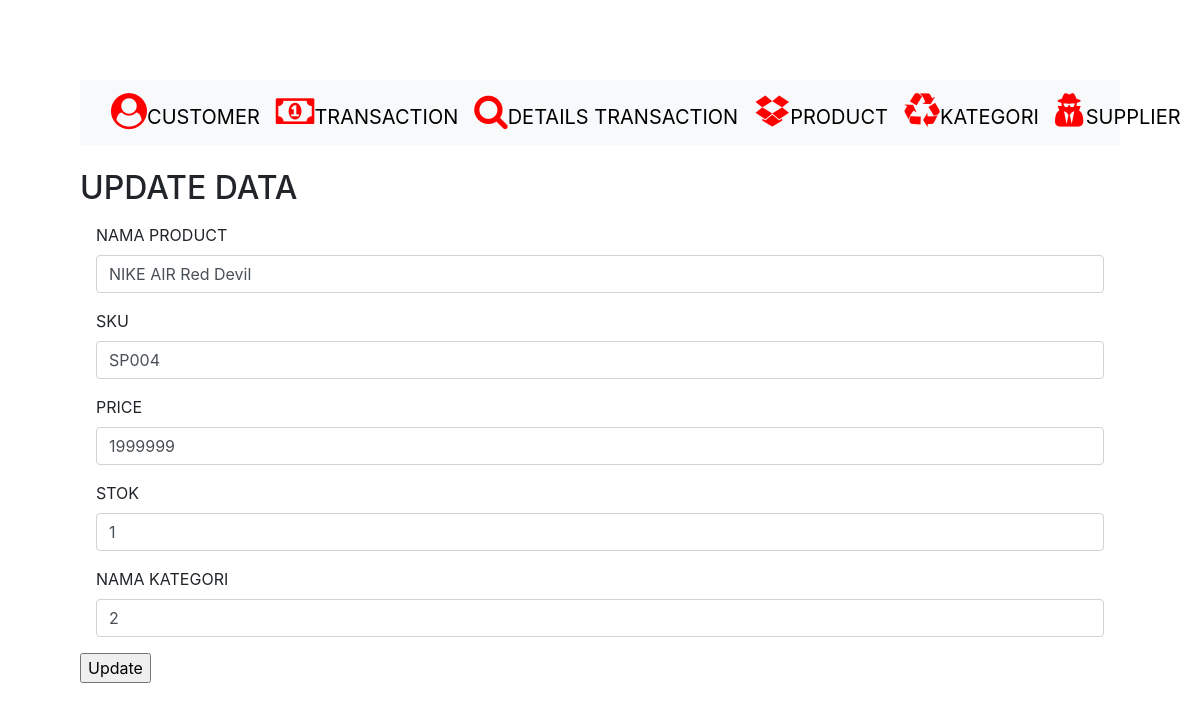
The page /PHP/product.php/update_product.php?productID=8 on the database its author committed.
### tables this page shows
CREATE TABLE `product` (
  `productID` int(11) NOT NULL,
  `productname` varchar(100) DEFAULT NULL,
  `sku` varchar(100) DEFAULT NULL,
  `price` int(11) DEFAULT NULL,
  `stok` varchar(100) DEFAULT NULL,
  `kategoriID` int(11) NOT NULL
);

### PHP/product.php/update_product.php (the view, shortened to what this page needs)
<?php include 'header.php'; ?>
<!DOCTYPE html>
<html lang="en">
<head>
</head>
<body>
  <div id="main-content">
  <h2>UPDATE DATA</h2>
  <?php
  include 'koneksi.php';
  $productID = $_GET['productID'];
  $sql = "SELECT * FROM product WHERE productID = {$productID}";
  $result = mysqli_query($conn, $sql) or die("Gagal.");
  if (mysqli_num_rows($result) > 0) {
    while ($row = mysqli_fetch_assoc($result)) {
  ?>
      <form class="post-form" action="function_update.php" method="post">
        <div class="m-3">
          <label for="productname" class="form-label">NAMA PRODUCT</label>
          <input type="text" class="form-control" name="productname" value="<?php echo $row['productname']; ?>">
        </div>
        <div class="m-3">
          <label for="sku" class="form-label">SKU</label>
          <input type="text" class="form-control" name="sku" value="<?php echo $row['sku']; ?>">
        </div>
        <div class="m-3">
          <label for="price" class="form-label">PRICE</label>
          <input type="text" class="form-control" name="price" value="<?php echo $row['price']; ?>">
        </div>
        <div class="m-3">
          <label for="stok" class="form-label">STOK</label>
          <input type="text" class="form-control" name="stok" value="<?php echo $row['stok']; ?>">
        </div>
        <div class="m-3">
          <label for="kategoriID" class="form-label">NAMA KATEGORI</label>
          <input type="text" class="form-control" name="kategoriID" value="<?php echo $row['kategoriID']; ?>">
        </div>
        <input class="submit" type="submit" value="Update" />
      </form>
  <?php
    }
  }
  ?>
</div>
</body>
</html>

### rows shown on the page
product: productname "NIKE AIR Red Devil", sku "SP004", price "1999999", stok "1", kategoriID "2"
